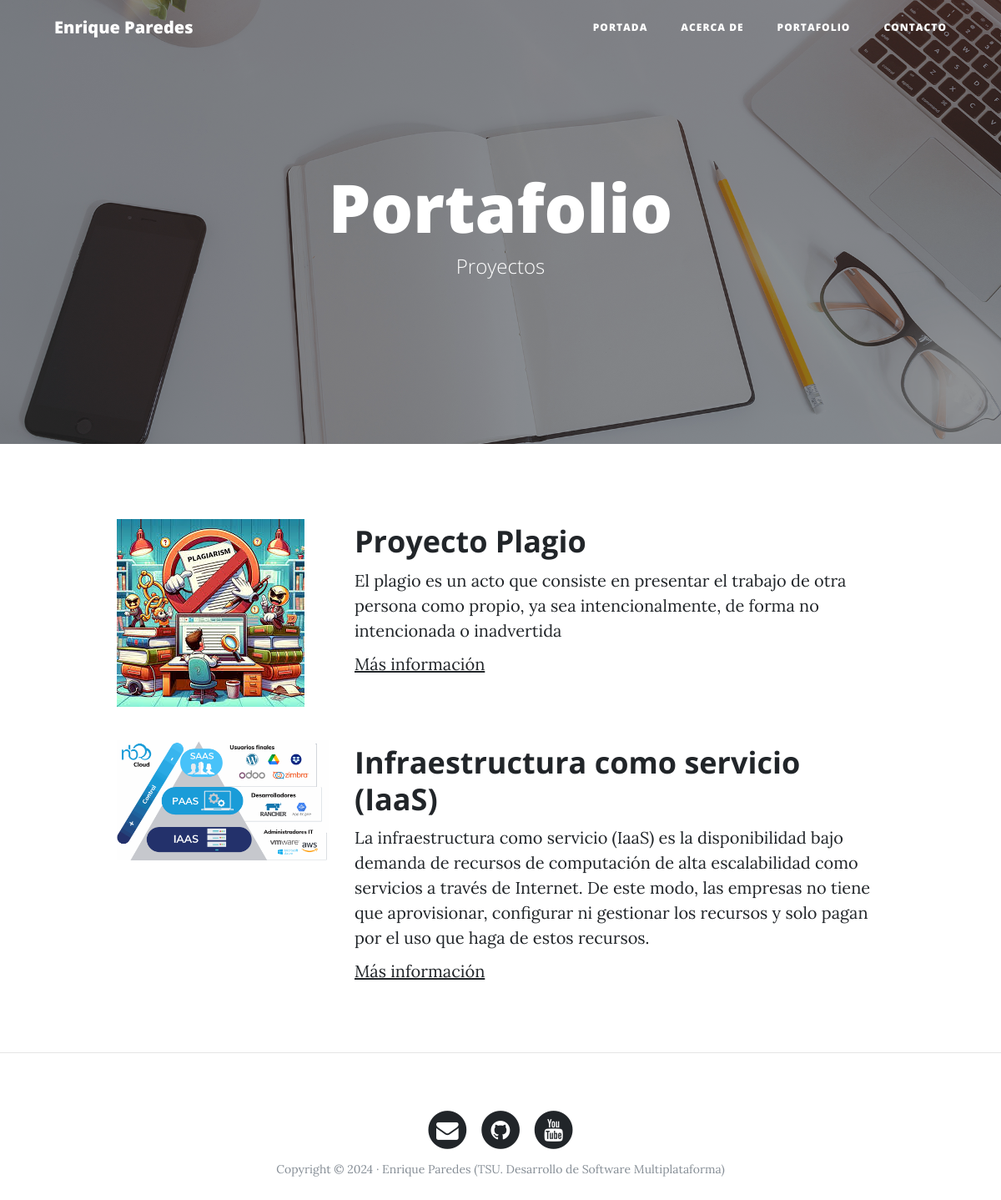
The page /portfolio/ on the database its author committed.
### portfolio/models.py (models this page shows, shortened)
class Project(models.Model):
    title = models.CharField(max_length=200, verbose_name="Título")
    description = models.TextField(verbose_name="Descripción")
    image = models.ImageField(verbose_name="Imagen", upload_to="projects")
    link = models.URLField(verbose_name="Dirección Web", null=True, blank=True)
    created = models.DateTimeField(auto_now_add=True, verbose_name="Fecha de creación")
    updated = models.DateTimeField(auto_now=True, verbose_name="Fecha de edición")
    class Meta:
        verbose_name = "proyecto"
        verbose_name_plural = "proyectos"
        ordering = ["-created"]

### portfolio/views.py (the view)
# urls.py: path('portfolio/', portfolio_views.portfolio, name="portfolio"),
def portfolio(request):
    projects = Project.objects.all()
    return render(request, "portfolio/portfolio.html", {'projects': projects})

### portfolio/templates/portfolio/portfolio.html (shortened to what this page needs)
{% extends 'core/base.html' %}
{% block background %}{% load static %}{% static 'core/img/portfolio-bg.jpg' %}{% endblock %}
{% block headers %}
<h1>Portafolio</h1>
<span class="subheading">Proyectos</span>
{% endblock %}
{% block content %}
    {% for project in projects %}
        <div class="row project">
            <div class="col-lg-3 col-md-4 offset-lg-1">
                <img class="img-fluid" src="{{project.image.url}}" alt="">
            </div>
            <div class="col-lg-7 col-md-8">
                <h2 class="section-heading title">{{project.title}}</h2>
                <p>{{project.description}}</p>
                {% if project.link %}
                    <p><a href="{{project.link}}">Más información</a></p>
                {% endif %}
            </div>
        </div>
    {% endfor %}
{% endblock %}

### core/templates/core/base.html (shortened to what this page needs)
<!DOCTYPE html>
<html lang="es">
  <head>
    {% load static %}
    <link href="{% static 'core/vendor/bootstrap/css/bootstrap.min.css' %}" rel="stylesheet">
    <link href="{% static 'core/vendor/font-awesome/css/font-awesome.min.css' %}" rel="stylesheet" type="text/css">
    <link href="{% static 'core/css/clean-blog.min.css' %}" rel="stylesheet">
  </head>
  <body>
    <nav class="navbar navbar-expand-lg navbar-light fixed-top" id="mainNav">
      <div class="container">
        <a class="navbar-brand" href="{% url 'home' %}">Enrique Paredes</a>
        <div class="collapse navbar-collapse" id="navbarResponsive">
          <ul class="navbar-nav ml-auto">
            <li class="nav-item">
              <a class="nav-link" href="{% url 'home' %}">Portada</a>
            </li>
            <li class="nav-item">
              <a class="nav-link" href="{% url 'about' %}">Acerca de</a>
            </li>
            <li class="nav-item">
              <a class="nav-link" href="{% url 'portfolio' %}">Portafolio</a>
            </li>
            <li class="nav-item">
              <a class="nav-link" href="{% url 'contact' %}">Contacto</a>
            </li>
          </ul>
        </div>
      </div>
    </nav>
    <header class="masthead" style="background-image: url('{% block background %}{% endblock %}')">
      <div class="overlay"></div>
      <div class="container">
        <div class="row">
          <div class="col-lg-8 col-md-10 mx-auto">
            <div class="site-heading">
              {% block headers %}{% endblock %}
            </div>
          </div>
        </div>
      </div>
    </header>
    <div class="container">
      {% block content %}{% endblock %}
    </div>
    {% if request.path != "/" %}<hr>{% endif %}
    <footer>
      <div class="container">
        <div class="row">
          <div class="col-lg-8 col-md-10 mx-auto">
            <ul class="list-inline text-center">
              <li class="list-inline-item">
                <a href="#">
                  <span class="fa-stack fa-lg">
                    <i class="fa fa-circle fa-stack-2x"></i>
                    <i class="fa fa-envelope fa-stack-1x fa-inverse"></i>
                  </span>
                </a>
              </li>
              <li class="list-inline-item">
                <a href="https://github.com/Kury04">
                  <span class="fa-stack fa-lg">
                    <i class="fa fa-circle fa-stack-2x"></i>
                    <i class="fa fa-github fa-stack-1x fa-inverse"></i>
                  </span>
                </a>
              </li>
              <li class="list-inline-item">
                <a href="https://www.youtube.com/@beatbox4940">
                  <span class="fa-stack fa-lg">
                    <i class="fa fa-circle fa-stack-2x"></i>
                    <i class="fa fa-youtube fa-stack-1x fa-inverse"></i>
                  </span>
                </a>
              </li>
            </ul>
            <p class="copyright text-muted">Copyright &copy; 2024 · Enrique Paredes (TSU. Desarrollo de Software Multiplataforma) </p>
          </div>
        </div>
      </div>
    </footer>
  </body>
</html>

### rows shown on the page
Project: image (picture), title "Proyecto Plagio", description "El plagio es un acto que consiste en presentar el trabajo de otra persona como propio, ya sea intencionalmente, de forma no intencionada o inadvertida"
Project: image (picture), title "Infraestructura como servicio (IaaS)", description "La infraestructura como servicio (IaaS) es la disponibilidad bajo demanda de recursos de computación de alta escalabilidad como servicios a través de Internet. De este modo, las empresas no tiene que aprovisionar, configurar ni gestionar los recursos y solo pagan por el uso que haga de estos recursos."
